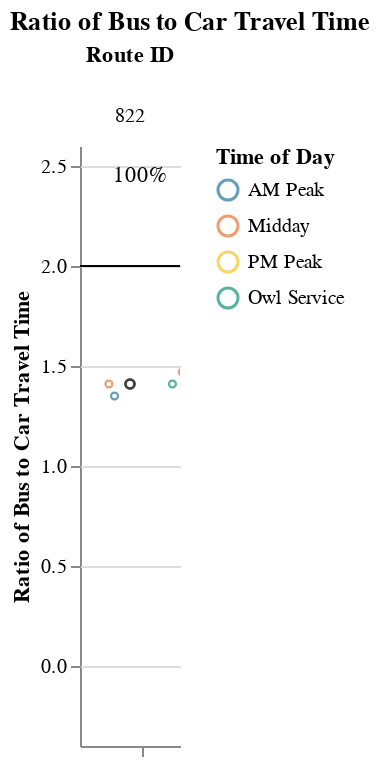
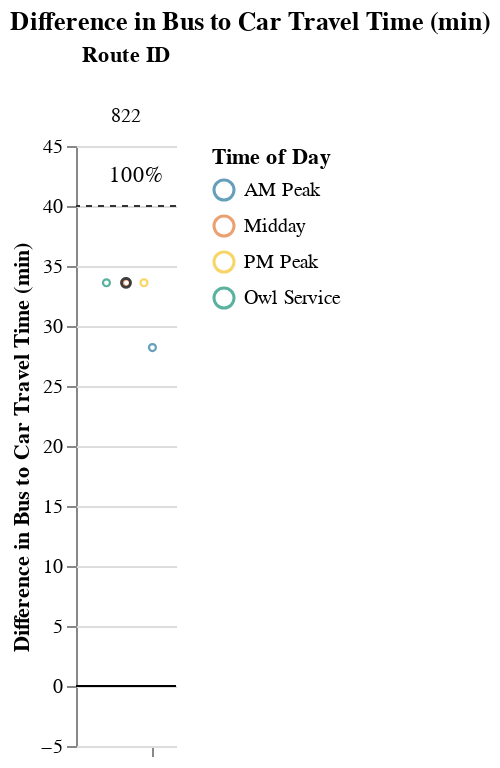

Write notebook code for charts like these, in order.
### Markdown cell above
### Long Routes (> 1.5 hrs)

### Code cell
route_group = "long"
try:
    display_charts_for_route_group(df, route_group)
except:
    print("No routes meet this criteria.")

### Figure 1 — Vega-Lite specification as saved in the notebook (floating-point values rounded to 4 significant figures)
{"config": {"view": {"continuousWidth": 400, "continuousHeight": 300, "stroke": null}, "facet": {"spacing": 0}}, "data": {"name": "data-b4dfb6c183d3375da6cda14b74c69ed5"}, "facet": {"column": {"field": "route_id", "sort": ["822"], "title": "Route ID", "type": "nominal"}}, "spec": {"layer": [{"mark": "rule", "encoding": {"color": {"value": "black"}, "y": {"field": "cutoff", "type": "quantitative"}}, "selection": {"selector003": {"type": "interval", "bind": "scales", "encodings": ["x", "y"]}}}, {"mark": {"type": "point", "opacity": 0.65, "size": 12, "strokeWidth": 1.1}, "encoding": {"color": {"field": "time_of_day", "scale": {"range": ["#136C97", "#E16B26", "#F6BF16", "#00896B", "#7790A3", "#5B559C"]}, "sort": ["AM Peak", "Midday", "PM Peak", "Owl Service"], "title": "Time of Day", "type": "nominal"}, "tooltip": [{"field": "route_id", "type": "nominal"}, {"field": "trip_id", "type": "nominal"}, {"field": "service_hours", "type": "quantitative"}, {"field": "car_duration_hours", "type": "quantitative"}, {"field": "bus_multiplier", "type": "quantitative"}, {"field": "bus_difference", "type": "quantitative"}, {"field": "num_trips", "type": "quantitative"}, {"field": "num_competitive", "type": "quantitative"}, {"field": "pct_trips_competitive", "type": "quantitative"}, {"field": "p25", "type": "quantitative"}, {"field": "p50", "type": "quantitative"}, {"field": "p75", "type": "quantitative"}], "x": {"axis": {"grid": false, "labels": false, "ticks": true, "values": [0]}, "field": "jitter", "scale": {}, "title": null, "type": "quantitative"}, "y": {"field": "bus_multiplier", "scale": {"domain": [-0.25, 2.5]}, "title": "Ratio of Bus to Car Travel Time", "type": "quantitative"}}, "transform": [{"calculate": "sqrt(-2*log(random()))*cos(2*PI*random())", "as": "jitter"}], "width": 50}, {"layer": [{"mark": {"type": "point", "opacity": 0.6, "size": 20, "strokeWidth": 1.3}, "encoding": {"color": {"value": "#323434"}, "y": {"field": "bus_multiplier", "type": "quantitative"}}, "transform": [{"filter": "(datum.p50_trip === 1)"}]}, {"mark": {"type": "text", "align": "center", "baseline": "middle"}, "encoding": {"color": {"value": "black"}, "text": {"field": "pct_trips_competitive", "format": ".0%", "type": "quantitative"}, "tooltip": [{"field": "route_id", "type": "nominal"}, {"field": "trip_id", "type": "nominal"}, {"field": "service_hours", "type": "quantitative"}, {"field": "car_duration_hours", "type": "quantitative"}, {"field": "bus_multiplier", "type": "quantitative"}, {"field": "bus_difference", "type": "quantitative"}, {"field": "num_trips", "type": "quantitative"}, {"field": "num_competitive", "type": "quantitative"}, {"field": "pct_trips_competitive", "type": "quantitative"}, {"field": "p25", "type": "quantitative"}, {"field": "p50", "type": "quantitative"}, {"field": "p75", "type": "quantitative"}], "x": {"value": 30}, "y": {"value": 15}}, "transform": [{"calculate": "sqrt(-2*log(random()))*cos(2*PI*random())", "as": "jitter"}, {"filter": "(datum.fastest_trip === 1)"}]}]}]}, "resolve": {"scale": {"y": "shared"}}, "title": "Ratio of Bus to Car Travel Time", "$schema": "https://vega.github.io/schema/vega-lite/v4.17.0.json", "datasets": {"data-b4dfb6c183d3375da6cda14b74c69ed5": [{"calitp_itp_id": 18, "trip_key": 7563492117265159933, "trip_id": "t_1194487_b_23002_tn_0", "shape_id": "p_179049", "route_id": "822", "service_hours": 1.83, "trip_first_departure_ts": 33300, "trip_last_arrival_ts": 39900, "departure_hour": 9, "time_of_day": "AM Peak", "p25": 1.92, "p50": 1.92, "p75": 1.92, "p50_trip": 0, "fastest_trip": 1, "car_duration_hours": 1.36, "competitive_route": 1, "bus_multiplier": 1.35, "bus_difference": 28.2, "num_trips": 5, "num_competitive": 5, "pct_trips_competitive": 1.0, "bus_difference_spread": 10.2, "route_group": "long", "max_trip_hrs": 2.0, "max_trip_route_group": 2.55, "name": "City of Arcata", "caltrans_district": "01 - Eureka", "drmt_organization_name": null, "cutoff2": 40, "cutoff": 2}, {"calitp_itp_id": 18, "trip_key": 427479303538681056, "trip_id": "t_1194477_b_23002_tn_0", "shape_id": "p_179043", "route_id": "822", "service_hours": 1.92, "trip_first_departure_ts": 40800, "trip_last_arrival_ts": 47700, "departure_hour": 11, "time_of_day": "Midday", "p25": 1.92, "p50": 1.92, "p75": 1.92, "p50_trip": 1, "fastest_trip": 0, "car_duration_hours": 1.36, "competitive_route": 1, "bus_multiplier": 1.41, "bus_difference": 33.6, "num_trips": 5, "num_competitive": 5, "pct_trips_competitive": 1.0, "bus_difference_spread": 10.2, "route_group": "long", "max_trip_hrs": 2.0, "max_trip_route_group": 2.55, "name": "City of Arcata", "caltrans_district": "01 - Eureka", "drmt_organization_name": null, "cutoff2": 40, "cutoff": 2}, {"calitp_itp_id": 18, "trip_key": -3811852407803093104, "trip_id": "t_1194478_b_23002_tn_0", "shape_id": "p_179043", "route_id": "822", "service_hours": 1.92, "trip_first_departure_ts": 24360, "trip_last_arrival_ts": 31260, "departure_hour": 6, "time_of_day": "Owl Service", "p25": 1.92, "p50": 1.92, "p75": 1.92, "p50_trip": 1, "fastest_trip": 0, "car_duration_hours": 1.36, "competitive_route": 1, "bus_multiplier": 1.41, "bus_difference": 33.6, "num_trips": 5, "num_competitive": 5, "pct_trips_competitive": 1.0, "bus_difference_spread": 10.2, "route_group": "long", "max_trip_hrs": 2.0, "max_trip_route_group": 2.55, "name": "City of Arcata", "caltrans_district": "01 - Eureka", "drmt_organization_name": null, "cutoff2": 40, "cutoff": 2}, {"calitp_itp_id": 18, "trip_key": 3763792810526765622, "trip_id": "t_1194480_b_23002_tn_0", "shape_id": "p_179043", "route_id": "822", "service_hours": 1.92, "trip_first_departure_ts": 62400, "trip_last_arrival_ts": 69300, "departure_hour": 17, "time_of_day": "PM Peak", "p25": 1.92, "p50": 1.92, "p75": 1.92, "p50_trip": 1, "fastest_trip": 0, "car_duration_hours": 1.36, "competitive_route": 1, "bus_multiplier": 1.41, "bus_difference": 33.6, "num_trips": 5, "num_competitive": 5, "pct_trips_competitive": 1.0, "bus_difference_spread": 10.2, "route_group": "long", "max_trip_hrs": 2.0, "max_trip_route_group": 2.55, "name": "City of Arcata", "caltrans_district": "01 - Eureka", "drmt_organization_name": null, "cutoff2": 40, "cutoff": 2}, {"calitp_itp_id": 18, "trip_key": -8516162287379217996, "trip_id": "t_1194483_b_23002_tn_0", "shape_id": "p_179044", "route_id": "822", "service_hours": 2.0, "trip_first_departure_ts": 54300, "trip_last_arrival_ts": 61500, "departure_hour": 15, "time_of_day": "Midday", "p25": 1.92, "p50": 1.92, "p75": 1.92, "p50_trip": 0, "fastest_trip": 0, "car_duration_hours": 1.36, "competitive_route": 1, "bus_multiplier": 1.47, "bus_difference": 38.4, "num_trips": 5, "num_competitive": 5, "pct_trips_competitive": 1.0, "bus_difference_spread": 10.2, "route_group": "long", "max_trip_hrs": 2.0, "max_trip_route_group": 2.55, "name": "City of Arcata", "caltrans_district": "01 - Eureka", "drmt_organization_name": null, "cutoff2": 40, "cutoff": 2}]}}

### Figure 2 — Vega-Lite specification as saved in the notebook (floating-point values rounded to 4 significant figures)
{"config": {"view": {"continuousWidth": 400, "continuousHeight": 300, "stroke": null}, "facet": {"spacing": 0}}, "data": {"name": "data-27b49051ad2f5addf1c3b53244d2e24a"}, "facet": {"column": {"field": "route_id", "sort": ["822"], "title": "Route ID", "type": "nominal"}}, "spec": {"layer": [{"mark": "rule", "encoding": {"color": {"value": "black"}, "y": {"field": "cutoff", "type": "quantitative"}}, "selection": {"selector004": {"type": "interval", "bind": "scales", "encodings": ["x", "y"]}}}, {"mark": {"type": "rule", "strokeDash": [3, 3]}, "encoding": {"color": {"value": "#323434"}, "y": {"field": "cutoff2", "type": "quantitative"}}}, {"mark": {"type": "point", "opacity": 0.65, "size": 12, "strokeWidth": 1.1}, "encoding": {"color": {"field": "time_of_day", "scale": {"range": ["#136C97", "#E16B26", "#F6BF16", "#00896B", "#7790A3", "#5B559C"]}, "sort": ["AM Peak", "Midday", "PM Peak", "Owl Service"], "title": "Time of Day", "type": "nominal"}, "tooltip": [{"field": "route_id", "type": "nominal"}, {"field": "trip_id", "type": "nominal"}, {"field": "service_hours", "type": "quantitative"}, {"field": "car_duration_hours", "type": "quantitative"}, {"field": "bus_multiplier", "type": "quantitative"}, {"field": "bus_difference", "type": "quantitative"}, {"field": "num_trips", "type": "quantitative"}, {"field": "num_competitive", "type": "quantitative"}, {"field": "pct_trips_competitive", "type": "quantitative"}, {"field": "p25", "type": "quantitative"}, {"field": "p50", "type": "quantitative"}, {"field": "p75", "type": "quantitative"}], "x": {"axis": {"grid": false, "labels": false, "ticks": true, "values": [0]}, "field": "jitter", "scale": {}, "title": null, "type": "quantitative"}, "y": {"field": "bus_difference", "scale": {"domain": [-5, 45.0]}, "title": "Difference in Bus to Car Travel Time (min)", "type": "quantitative"}}, "transform": [{"calculate": "sqrt(-2*log(random()))*cos(2*PI*random())", "as": "jitter"}], "width": 50}, {"layer": [{"mark": {"type": "point", "opacity": 0.6, "size": 20, "strokeWidth": 1.3}, "encoding": {"color": {"value": "#323434"}, "y": {"field": "bus_difference", "type": "quantitative"}}, "transform": [{"filter": "(datum.p50_trip === 1)"}]}, {"mark": {"type": "text", "align": "center", "baseline": "middle"}, "encoding": {"color": {"value": "black"}, "text": {"field": "pct_trips_competitive", "format": ".0%", "type": "quantitative"}, "tooltip": [{"field": "route_id", "type": "nominal"}, {"field": "trip_id", "type": "nominal"}, {"field": "service_hours", "type": "quantitative"}, {"field": "car_duration_hours", "type": "quantitative"}, {"field": "bus_multiplier", "type": "quantitative"}, {"field": "bus_difference", "type": "quantitative"}, {"field": "num_trips", "type": "quantitative"}, {"field": "num_competitive", "type": "quantitative"}, {"field": "pct_trips_competitive", "type": "quantitative"}, {"field": "p25", "type": "quantitative"}, {"field": "p50", "type": "quantitative"}, {"field": "p75", "type": "quantitative"}], "x": {"value": 30}, "y": {"value": 15}}, "transform": [{"calculate": "sqrt(-2*log(random()))*cos(2*PI*random())", "as": "jitter"}, {"filter": "(datum.fastest_trip === 1)"}]}]}]}, "resolve": {"scale": {"y": "shared"}}, "title": "Difference in Bus to Car Travel Time (min)", "$schema": "https://vega.github.io/schema/vega-lite/v4.17.0.json", "datasets": {"data-27b49051ad2f5addf1c3b53244d2e24a": [{"calitp_itp_id": 18, "trip_key": 7563492117265159933, "trip_id": "t_1194487_b_23002_tn_0", "shape_id": "p_179049", "route_id": "822", "service_hours": 1.83, "trip_first_departure_ts": 33300, "trip_last_arrival_ts": 39900, "departure_hour": 9, "time_of_day": "AM Peak", "p25": 1.92, "p50": 1.92, "p75": 1.92, "p50_trip": 0, "fastest_trip": 1, "car_duration_hours": 1.36, "competitive_route": 1, "bus_multiplier": 1.35, "bus_difference": 28.2, "num_trips": 5, "num_competitive": 5, "pct_trips_competitive": 1.0, "bus_difference_spread": 10.2, "route_group": "long", "max_trip_hrs": 2.0, "max_trip_route_group": 2.55, "name": "City of Arcata", "caltrans_district": "01 - Eureka", "drmt_organization_name": null, "cutoff2": 40, "cutoff": 0}, {"calitp_itp_id": 18, "trip_key": 427479303538681056, "trip_id": "t_1194477_b_23002_tn_0", "shape_id": "p_179043", "route_id": "822", "service_hours": 1.92, "trip_first_departure_ts": 40800, "trip_last_arrival_ts": 47700, "departure_hour": 11, "time_of_day": "Midday", "p25": 1.92, "p50": 1.92, "p75": 1.92, "p50_trip": 1, "fastest_trip": 0, "car_duration_hours": 1.36, "competitive_route": 1, "bus_multiplier": 1.41, "bus_difference": 33.6, "num_trips": 5, "num_competitive": 5, "pct_trips_competitive": 1.0, "bus_difference_spread": 10.2, "route_group": "long", "max_trip_hrs": 2.0, "max_trip_route_group": 2.55, "name": "City of Arcata", "caltrans_district": "01 - Eureka", "drmt_organization_name": null, "cutoff2": 40, "cutoff": 0}, {"calitp_itp_id": 18, "trip_key": -3811852407803093104, "trip_id": "t_1194478_b_23002_tn_0", "shape_id": "p_179043", "route_id": "822", "service_hours": 1.92, "trip_first_departure_ts": 24360, "trip_last_arrival_ts": 31260, "departure_hour": 6, "time_of_day": "Owl Service", "p25": 1.92, "p50": 1.92, "p75": 1.92, "p50_trip": 1, "fastest_trip": 0, "car_duration_hours": 1.36, "competitive_route": 1, "bus_multiplier": 1.41, "bus_difference": 33.6, "num_trips": 5, "num_competitive": 5, "pct_trips_competitive": 1.0, "bus_difference_spread": 10.2, "route_group": "long", "max_trip_hrs": 2.0, "max_trip_route_group": 2.55, "name": "City of Arcata", "caltrans_district": "01 - Eureka", "drmt_organization_name": null, "cutoff2": 40, "cutoff": 0}, {"calitp_itp_id": 18, "trip_key": 3763792810526765622, "trip_id": "t_1194480_b_23002_tn_0", "shape_id": "p_179043", "route_id": "822", "service_hours": 1.92, "trip_first_departure_ts": 62400, "trip_last_arrival_ts": 69300, "departure_hour": 17, "time_of_day": "PM Peak", "p25": 1.92, "p50": 1.92, "p75": 1.92, "p50_trip": 1, "fastest_trip": 0, "car_duration_hours": 1.36, "competitive_route": 1, "bus_multiplier": 1.41, "bus_difference": 33.6, "num_trips": 5, "num_competitive": 5, "pct_trips_competitive": 1.0, "bus_difference_spread": 10.2, "route_group": "long", "max_trip_hrs": 2.0, "max_trip_route_group": 2.55, "name": "City of Arcata", "caltrans_district": "01 - Eureka", "drmt_organization_name": null, "cutoff2": 40, "cutoff": 0}, {"calitp_itp_id": 18, "trip_key": -8516162287379217996, "trip_id": "t_1194483_b_23002_tn_0", "shape_id": "p_179044", "route_id": "822", "service_hours": 2.0, "trip_first_departure_ts": 54300, "trip_last_arrival_ts": 61500, "departure_hour": 15, "time_of_day": "Midday", "p25": 1.92, "p50": 1.92, "p75": 1.92, "p50_trip": 0, "fastest_trip": 0, "car_duration_hours": 1.36, "competitive_route": 1, "bus_multiplier": 1.47, "bus_difference": 38.4, "num_trips": 5, "num_competitive": 5, "pct_trips_competitive": 1.0, "bus_difference_spread": 10.2, "route_group": "long", "max_trip_hrs": 2.0, "max_trip_route_group": 2.55, "name": "City of Arcata", "caltrans_district": "01 - Eureka", "drmt_organization_name": null, "cutoff2": 40, "cutoff": 0}]}}
